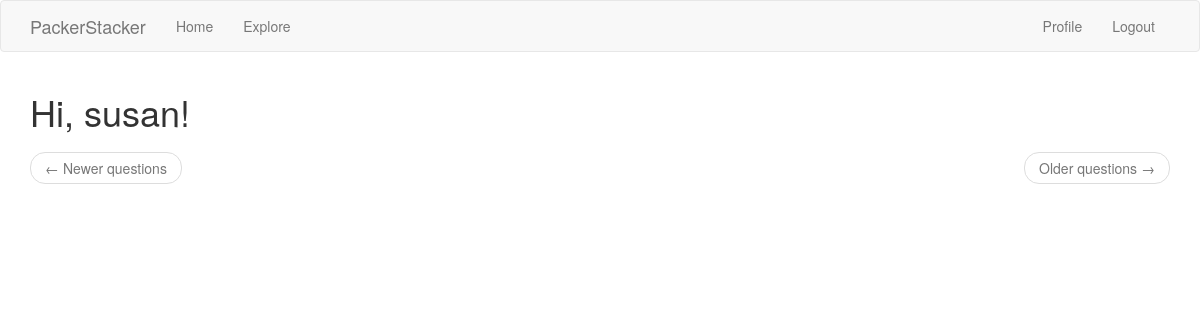
The page /explore (signed in) on the database as committed earlier.
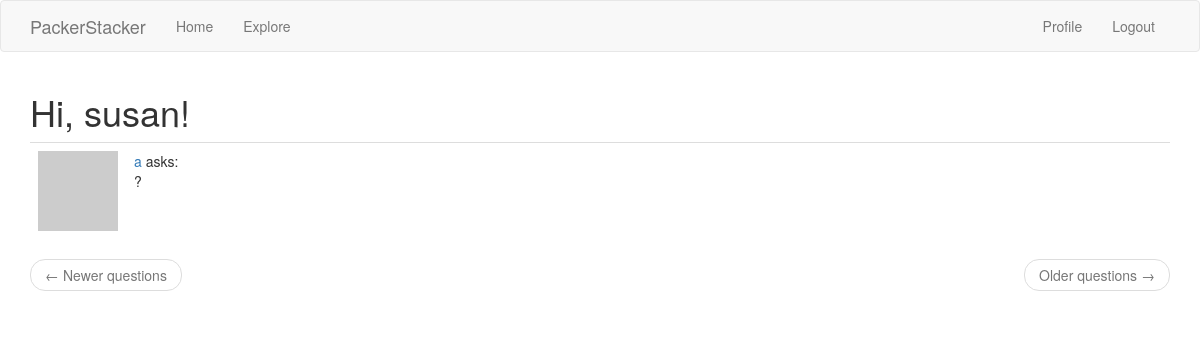
The same page on the database as committed later.
### app/models.py (models this page shows, shortened)
class User(UserMixin, db.Model):
    id = db.Column(db.Integer, primary_key=True)
    username = db.Column(db.String(64), index=True, unique=True)
    email = db.Column(db.String(120), index=True, unique=True)
    password_hash = db.Column(db.String(128))
    questions = db.relationship('Question', backref='author', lazy='dynamic')
    about_me = db.Column(db.String(140))
    last_seen = db.Column(db.DateTime, default=datetime.utcnow)
    type = db.Column(db.Boolean())
    def avatar(self, size):
        digest = md5(self.email.lower().encode('utf-8')).hexdigest()
        return 'https://www.gravatar.com/avatar/{}?d=identicon&s={}'.format(digest, size)
    followed = db.relationship(
        'User', secondary=followers,
        primaryjoin=(followers.c.follower_id == id),
        secondaryjoin=(followers.c.followed_id == id),
        backref=db.backref('followers', lazy='dynamic'), lazy='dynamic')

class Question(db.Model):
    id = db.Column(db.Integer, primary_key=True)
    body = db.Column(db.String(140))
    timestamp = db.Column(db.DateTime, index=True, default=datetime.utcnow)
    user_id = db.Column(db.Integer, db.ForeignKey('user.id'))

### app/routes.py (the view)
@app.route('/explore')
@login_required
def explore():
    page = request.args.get('page', 1, type=int)
    questions = Question.query.order_by(Question.timestamp.desc()).paginate(page=page, per_page=app.config['QUESTIONS_PER_PAGE'], error_out=False)
    next_url = url_for('explore', page=questions.next_num) \
        if questions.has_next else None
    prev_url = url_for('explore', page=questions.prev_num) \
        if questions.has_prev else None
    return render_template("index.html", title='Explore', questions=questions.items,next_url=next_url, prev_url=prev_url)

### app/models.py (called while the page is built)
@login.user_loader
def load_user(id):
    return User.query.get(int(id))

### app/routes.py (called while the page is built)
@app.before_request
def before_request():
    if current_user.is_authenticated:
        current_user.last_seen = datetime.utcnow()
        db.session.commit()

### app/templates/index.html (shortened to what this page needs)
{% extends "base.html" %}
{% import 'bootstrap/wtf.html' as wtf %}
{% block app_content %}
    <h1>Hi, {{ current_user.username }}!</h1>
    {% for question in questions %}
        {% include '_question.html' %}
    {% endfor %}
    <nav aria-label="...">
        <ul class="pager">
            <li class="previous{% if not prev_url %} disabled{% endif %}">
                <a href="{{ prev_url or '#' }}">
                    <span aria-hidden="true">&larr;</span> Newer questions
                </a>
            </li>
            <li class="next{% if not next_url %} disabled{% endif %}">
                <a href="{{ next_url or '#' }}">
                    Older questions <span aria-hidden="true">&rarr;</span>
                </a>
            </li>
        </ul>
    </nav>
{% endblock %}

### app/templates/base.html (shortened to what this page needs)
{% extends 'bootstrap/base.html' %}
{% block navbar %}
    <nav class="navbar navbar-default">
      <div class="container">
                <div class="navbar-header">
                    <a class="navbar-brand" href="{{ url_for('index') }}">PackerStacker</a>
                </div>
                <div class="collapse navbar-collapse" id="bs-example-navbar-collapse-1">
                    <ul class="nav navbar-nav">
                        <li><a href="{{ url_for('index') }}">Home</a></li>
                        <li><a href="{{ url_for('explore') }}">Explore</a></li>
                    </ul>
                    <ul class="nav navbar-nav navbar-right">
                        {% if current_user.is_anonymous %}
                        <li><a href="{{ url_for('login') }}">Login</a></li>
                        {% else %}
                        <li><a href="{{ url_for('user', username=current_user.username) }}">Profile</a></li>
                        <li><a href="{{ url_for('logout') }}">Logout</a></li>
                        {% endif %}
                    </ul>
                </div>
            </div>
        </nav>
{% endblock %}
{% block content %}
    <div class="container">
        {% block app_content %}{% endblock %}
    </div>
{% endblock %}

### app/templates/_question.html
<table class="table table-hover">
        <tr>
            <td width="70px">
                <a href="{{ url_for('user', username=question.author.username) }}">
                    <img src="{{ question.author.avatar(70) }}" />
                </a>
            </td>
            <td>
                <a href="{{ url_for('user', username=question.author.username) }}">
                    {{ question.author.username }}
                </a>
                asks:
                <br>
                {{ question.body }}
            </td>
        </tr>
    </table>

Rows that differ between the two databases and show on the page:
added Question: author.username "a", body "?"
